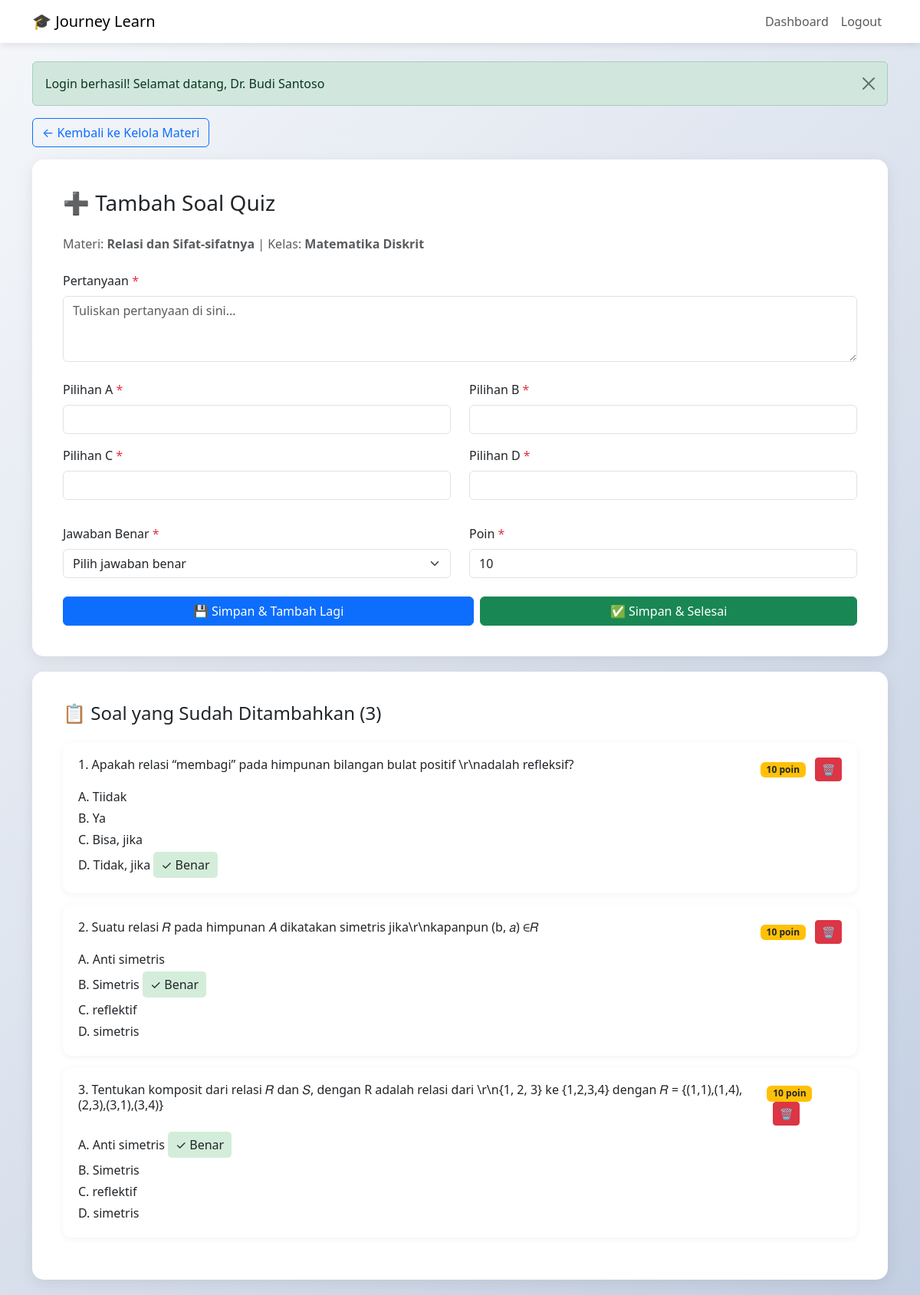
Screenshot of /tambah-soal-quiz.php?materi_id=26 (signed in) with the database file from the repository.
### tables this page shows
CREATE TABLE `materi` (
  `id` int(11) NOT NULL,
  `kelas_id` int(11) NOT NULL,
  `judul` varchar(200) NOT NULL,
  `tipe` enum('video','quiz','text') NOT NULL,
  `konten` text DEFAULT NULL,
  `urutan` int(11) NOT NULL,
  `durasi_menit` int(11) DEFAULT 0,
  `tanggal_dibuat` timestamp NOT NULL DEFAULT current_timestamp()
);

CREATE TABLE `kelas` (
  `id` int(11) NOT NULL,
  `nama_kelas` varchar(150) NOT NULL,
  `deskripsi` text DEFAULT NULL,
  `dosen_id` int(11) NOT NULL,
  `kategori` varchar(50) DEFAULT NULL,
  `thumbnail` varchar(255) DEFAULT 'default-class.jpg',
  `total_courses` int(11) DEFAULT 0,
  `tanggal_dibuat` timestamp NOT NULL DEFAULT current_timestamp()
);

CREATE TABLE `kuis` (
  `id` int(11) NOT NULL,
  `materi_id` int(11) NOT NULL,
  `pertanyaan` text NOT NULL,
  `pilihan_a` varchar(255) NOT NULL,
  `pilihan_b` varchar(255) NOT NULL,
  `pilihan_c` varchar(255) NOT NULL,
  `pilihan_d` varchar(255) NOT NULL,
  `jawaban_benar` enum('A','B','C','D') NOT NULL,
  `poin` int(11) DEFAULT 10
);

### tambah-soal-quiz.php (the view, shortened to what this page needs)
<?php
require_once 'config.php';
$materi_id = isset($_GET['materi_id']) ? (int)$_GET['materi_id'] : 0;
$query = "SELECT m.*, k.nama_kelas, k.dosen_id, k.id as kelas_id
          FROM materi m
          JOIN kelas k ON m.kelas_id = k.id
          WHERE m.id = ? AND m.tipe = 'quiz'";
$stmt = $conn->prepare($query);
$stmt->bind_param("i", $materi_id);
$stmt->execute();
$result = $stmt->get_result();
$materi = $result->fetch_assoc();
$query = "SELECT * FROM kuis WHERE materi_id = ? ORDER BY id ASC";
$stmt = $conn->prepare($query);
$stmt->bind_param("i", $materi_id);
$stmt->execute();
$soal_list = $stmt->get_result();
?>
<!DOCTYPE html>
<html lang="id">
<head>
    <link href="https://cdn.jsdelivr.net/npm/bootstrap@5.3.0/dist/css/bootstrap.min.css" rel="stylesheet">
</head>
<body>
    <nav class="navbar navbar-expand-lg navbar-light">
        <div class="container">
            <a class="navbar-brand" href="dashboard.php">🎓 Journey Learn</a>
            <div class="collapse navbar-collapse">
                <ul class="navbar-nav ms-auto">
                    <li class="nav-item"><a class="nav-link" href="dashboard.php">Dashboard</a></li>
                    <li class="nav-item"><a class="nav-link" href="logout.php">Logout</a></li>
                </ul>
            </div>
        </div>
    </nav>
    <div class="container mt-4">
        <?php showAlert(); ?>
        <a href="kelola-materi.php?kelas_id=<?= $materi['kelas_id'] ?>" class="btn btn-outline-primary mb-3">
            ← Kembali ke Kelola Materi
        </a>
        <div class="form-card">
            <h3 class="mb-4">➕ Tambah Soal Quiz</h3>
            <p class="text-muted mb-4">
                Materi: <strong><?= htmlspecialchars($materi['judul']) ?></strong> |
                Kelas: <strong><?= htmlspecialchars($materi['nama_kelas']) ?></strong>
            </p>
            <form method="POST" action="">
                <div class="mb-4">
                    <label class="form-label">Pertanyaan <span class="text-danger">*</span></label>
                    <textarea class="form-control" name="pertanyaan" rows="3"
                              placeholder="Tuliskan pertanyaan di sini..." required></textarea>
                </div>
                <div class="row mb-3">
                    <div class="col-md-6 mb-3">
                        <label class="form-label">Pilihan A <span class="text-danger">*</span></label>
                        <input type="text" class="form-control" name="pilihan_a" required>
                    </div>
                    <div class="col-md-6 mb-3">
                        <label class="form-label">Pilihan B <span class="text-danger">*</span></label>
                        <input type="text" class="form-control" name="pilihan_b" required>
                    </div>
                    <div class="col-md-6 mb-3">
                        <label class="form-label">Pilihan C <span class="text-danger">*</span></label>
                        <input type="text" class="form-control" name="pilihan_c" required>
                    </div>
                    <div class="col-md-6 mb-3">
                        <label class="form-label">Pilihan D <span class="text-danger">*</span></label>
                        <input type="text" class="form-control" name="pilihan_d" required>
                    </div>
                </div>
                <div class="row mb-4">
                    <div class="col-md-6">
                        <label class="form-label">Jawaban Benar <span class="text-danger">*</span></label>
                        <select class="form-select" name="jawaban_benar" required>
                            <option value="">Pilih jawaban benar</option>
                        </select>
                    </div>
                    <div class="col-md-6">
                        <label class="form-label">Poin <span class="text-danger">*</span></label>
                        <input type="number" class="form-control" name="poin" value="10" min="1" required>
                    </div>
                </div>
                <div class="d-flex gap-2">
                    <button type="submit" name="save_and_add" class="btn btn-primary flex-grow-1">
                        💾 Simpan & Tambah Lagi
                    </button>
                    <button type="submit" name="save_and_finish" class="btn btn-success flex-grow-1">
                        ✅ Simpan & Selesai
                    </button>
                </div>
            </form>
        </div>
        <?php if ($soal_list->num_rows > 0): ?>
        <div class="form-card">
            <h4 class="mb-4">📋 Soal yang Sudah Ditambahkan (<?= $soal_list->num_rows ?>)</h4>
            <?php $no = 1; ?>
            <?php while ($soal = $soal_list->fetch_assoc()): ?>
                <div class="soal-card">
                    <div class="d-flex justify-content-between align-items-start mb-2">
                        <h6 class="mb-0"><?= $no ?>. <?= htmlspecialchars($soal['pertanyaan']) ?></h6>
                        <div>
                            <span class="badge bg-warning text-dark"><?= $soal['poin'] ?> poin</span>
                            <a href="hapus-soal-quiz.php?id=<?= $soal['id'] ?>&materi_id=<?= $materi_id ?>"
                               class="btn btn-sm btn-danger ms-2"
                               onclick="return confirm('Yakin ingin menghapus soal ini?')">
                                🗑️
                            </a>
                        </div>
                    </div>
                    <div class="mt-2">
                        <div class="mb-1">A. <?= htmlspecialchars($soal['pilihan_a']) ?>
                            <?= $soal['jawaban_benar'] == 'A' ? '<span class="correct-answer">✓ Benar</span>' : '' ?>
                        </div>
                        <div class="mb-1">B. <?= htmlspecialchars($soal['pilihan_b']) ?>
                            <?= $soal['jawaban_benar'] == 'B' ? '<span class="correct-answer">✓ Benar</span>' : '' ?>
                        </div>
                        <div class="mb-1">C. <?= htmlspecialchars($soal['pilihan_c']) ?>
                        </div>
                        <div>D. <?= htmlspecialchars($soal['pilihan_d']) ?>
                            <?= $soal['jawaban_benar'] == 'D' ? '<span class="correct-answer">✓ Benar</span>' : '' ?>
                        </div>
                    </div>
                </div>
                <?php $no++; ?>
            <?php endwhile; ?>
        </div>
        <?php endif; ?>
    </div>
</body>
</html>

### config.php (shortened to what this page needs)
<?php
function showAlert()
{
    if (isset($_SESSION['alert'])) {
        $alert = $_SESSION['alert'];
        echo '<div class="alert alert-' . $alert['type'] . ' alert-dismissible fade show" role="alert">
                ' . $alert['message'] . '
                <button type="button" class="btn-close" data-bs-dismiss="alert"></button>
              </div>';
    }
}
?>

### tambah-soal-quiz.php (style rules this page uses)
body { background: linear-gradient(135deg, #f5f7fa 0%, #c3cfe2 100%); min-height: 100vh; }
.navbar { background: white !important; box-shadow: 0 2px 10px rgba(0,0,0,0.1); }
.form-card { background: white; border-radius: 15px; padding: 40px; box-shadow: 0 5px 20px rgba(0,0,0,0.08); margin-bottom: 20px; }
.soal-card { background: white; border-radius: 12px; padding: 20px; margin-bottom: 15px; box-shadow: 0 2px 10px rgba(0,0,0,0.05); }
.correct-answer { background: #d4edda; padding: 5px 10px; border-radius: 5px; display: inline-block; }

### rows the page displays
materi: judul "Relasi dan Sifat-sifatnya", kelas.nama_kelas "Matematika Diskrit"
kuis: pertanyaan "Apakah relasi “membagi” pada himpunan bilangan bulat positif \\r\\nadalah refleksif?", poin "10", pilihan_a "Tiidak", pilihan_b "Ya", pilihan_c "Bisa, jika", pilihan_d "Tidak, jika", jawaban_benar "✓ Benar"
kuis: pertanyaan "Suatu relasi 𝑅 pada himpunan 𝐴 dikatakan simetris jika\\r\\nkapanpun (b, 𝑎) ∈𝑅", poin "10", pilihan_a "Anti simetris", pilihan_b "Simetris", jawaban_benar "✓ Benar", pilihan_c "reflektif", pilihan_d "simetris"
kuis: pertanyaan "Tentukan komposit dari relasi 𝑅 dan 𝑆, dengan R adalah relasi dari \\r\\n{1, 2, 3} ke {1,2,3,4} dengan 𝑅 = {(1,1),(1,4),(2,3),(3,1),(3,4)}", poin "10", pilihan_a "Anti simetris", jawaban_benar "✓ Benar", pilihan_b "Simetris", pilihan_c "reflektif", pilihan_d "simetris"

### other values shown
$alert['message'] "Login berhasil! Selamat datang, Dr. Budi Santoso"
$soal_list->num_rows "3"
